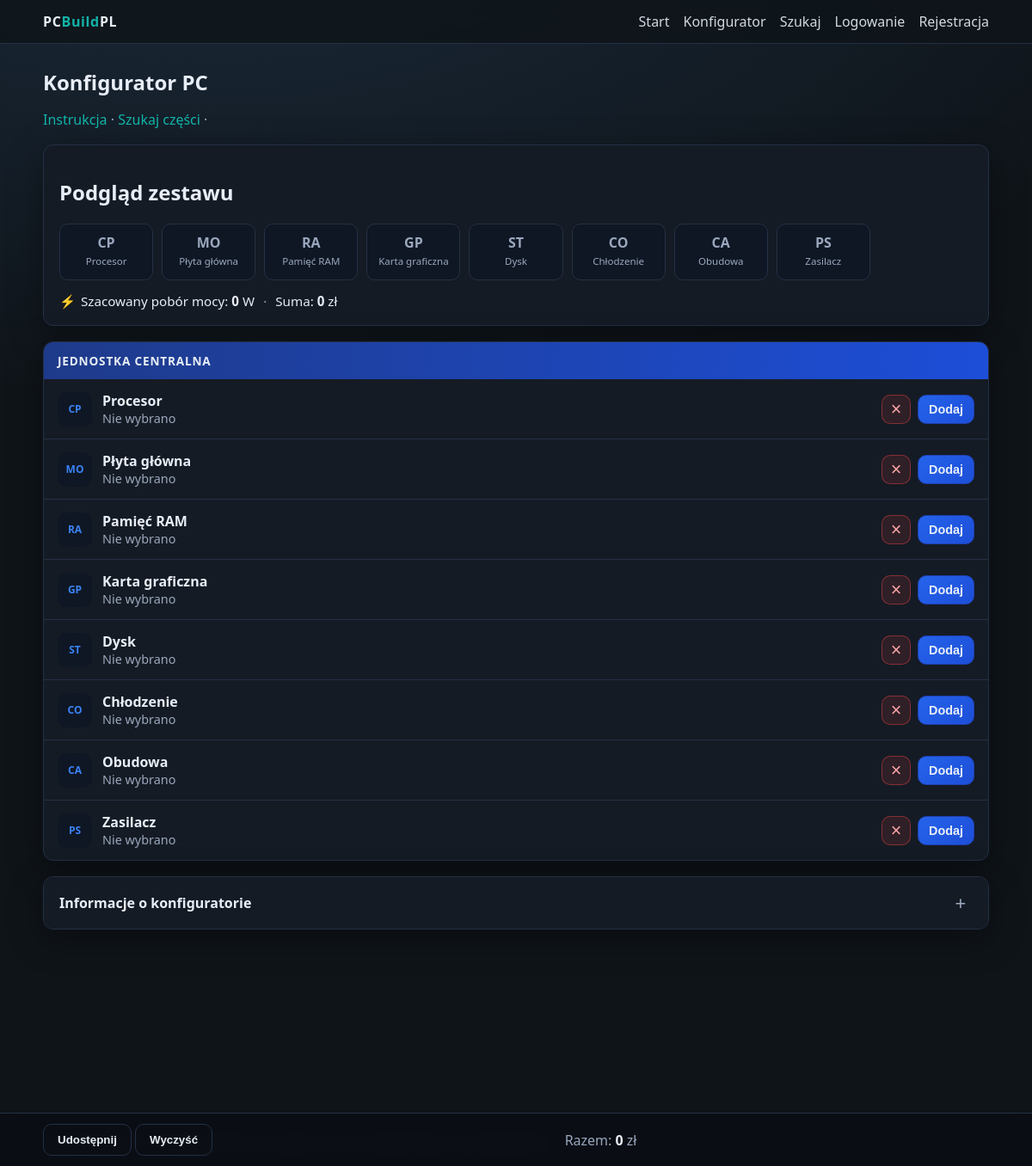
Page /konfigurator/ on the committed database.
### builder/models.py (models this page shows, shortened)
class Category(models.Model):
    slug = models.SlugField(unique=True)
    name_pl = models.CharField("Nazwa (PL)", max_length=120)
    sort_order = models.PositiveIntegerField(default=0)
    class Meta:
        ordering = ["sort_order", "slug"]
        verbose_name = "Kategoria"
        verbose_name_plural = "Kategorie"

### builder/views.py (the view)
# urls.py: path("konfigurator/", views.builder_view, name="builder"),
def builder_view(request: HttpRequest):
    categories = list(Category.objects.all().order_by("sort_order", "slug"))
    selection = get_selection(request)
    price, power = totals(selection)
    by_category = validate_build_by_category(selection)
    statuses = category_status(selection, by_category)
    issues = validate_build(selection)
    icon_tiles = [
        {
            "slug": cat.slug,
            "abbr": cat.slug[:2].upper(),
            "name_pl": cat.name_pl,
            "status": statuses.get(cat.slug, "empty"),
            "issues": by_category.get(cat.slug, []),
        }
        for cat in categories
    ]
    return render(
        request,
        "builder/builder.html",
        {
            "categories": categories,
            "icon_tiles": icon_tiles,
            "selection": selection,
            "total_price": price,
            "total_power": power,
            "issues": issues,
            "has_psu_error": bool(by_category.get("psu")),
            "category_order": CATEGORY_ORDER,
        },
    )

### builder/compatibility.py (called while the page is built, shortened)
def _by_slug(selection: dict[str, int | None]) -> dict[str, Component | None]:
    out: dict[str, Component | None] = {}
    for slug, pk in selection.items():
        if not pk:
            out[slug] = None
            continue
        try:
            out[slug] = Component.objects.select_related("category").get(pk=pk)
        except Component.DoesNotExist:
            out[slug] = None
    return out

def _empty_category_issues(slugs: list[str] | dict) -> dict[str, list[str]]:
    keys = slugs if isinstance(slugs, list) else list(slugs.keys())
    return {slug: [] for slug in keys}

def validate_build_by_category(selection: dict[str, int | None]) -> dict[str, list[str]]:
    parts = _by_slug(selection)
    by_cat = _empty_category_issues(selection)
    cpu = parts.get("cpu")
    mb = parts.get("motherboard")
    ram = parts.get("ram")
    storage = parts.get("storage")
    psu = parts.get("psu")
    case = parts.get("case")
    cooler = parts.get("cooler")
    if ram and mb:
        rt_ram = _spec(ram, "ram_type")
        rt_mb = _spec(mb, "ram_type")
        if rt_ram and rt_mb and str(rt_ram).upper() != str(rt_mb).upper():
            msg = f"Pamięć RAM ({ram.name}) to {_fmt(rt_ram)}, a płyta ({mb.name}) wymaga {_fmt(rt_mb)}."
            _add_issue(by_cat, ["ram", "motherboard"], msg)
    return by_cat

def category_status(
    selection: dict[str, int | None],
    by_category: dict[str, list[str]],
) -> dict[str, str]:
    parts = _by_slug(selection)
    status: dict[str, str] = {}
    for slug in selection:
        if not parts.get(slug):
            status[slug] = "empty"
        elif by_category.get(slug):
            status[slug] = "error"
        else:
            status[slug] = "ok"
    return status

def validate_build(selection: dict[str, int | None]) -> list[str]:
    by_cat = validate_build_by_category(selection)
    seen: set[str] = set()
    flat: list[str] = []
    for msgs in by_cat.values():
        for msg in msgs:
            if msg not in seen:
                seen.add(msg)
                flat.append(msg)
    return flat

def totals(selection: dict[str, int | None]) -> tuple[Decimal, int]:
    price = Decimal("0")
    power = 0
    parts = _by_slug(selection)
    for slug, part in parts.items():
        if not part:
            continue
    return price, power

### builder/views.py (called while the page is built)
def _empty_selection() -> dict[str, int | None]:
    return {slug: None for slug in CATEGORY_ORDER}

### builder/templates/builder/builder.html (shortened to what this page needs)
{% extends "builder/base.html" %}
{% load static %}
{% block content %}
<section class="config-hero">
  <h1>Konfigurator PC</h1>
  <p class="muted">
    <a href="#info-accordion" id="info-link">Instrukcja</a> ·
    <a href="{% url 'builder:search' %}">Szukaj części</a> ·
  </p>
</section>
<section class="dashboard">
  <h2>Podgląd zestawu</h2>
  <div class="icon-strip" id="icon-strip">
    {% for tile in icon_tiles %}
      <div class="icon-tile-wrap" data-slug="{{ tile.slug }}">
        <div class="icon-tile status-{{ tile.status }}" data-slug="{{ tile.slug }}" data-status="{{ tile.status }}">
          <span class="ico">{{ tile.abbr }}</span>
          <span class="lbl">{{ tile.name_pl }}</span>
        </div>
      </div>
    {% endfor %}
  </div>
  <div class="energy-line{% if has_psu_error %} energy-error{% elif total_power %} energy-ok{% endif %}" id="energy-line">
    <span class="energy-label">
      <span class="energy-icon" aria-hidden="true">⚡</span>
      Szacowany pobór mocy:
      <strong id="hdr-power">{{ total_power }}</strong> W
    </span>
    <span class="energy-sep">·</span>
    <span>Suma: <strong id="hdr-price">{{ total_price }}</strong> zł</span>
  </div>
</section>
<section class="panel">
  <header class="panel-head"><span>jednostka centralna</span></header>
  <div class="rows" id="category-rows">
    {% for cat in categories %}
      <div class="row" data-slug="{{ cat.slug }}">
        <div class="row-main">
          <span class="row-ico">{{ cat.slug|slice:":2"|upper }}</span>
          <div>
            <div class="row-title">{{ cat.name_pl }}</div>
            <div class="row-pick muted small" id="pick-{{ cat.slug }}">Nie wybrano</div>
          </div>
        </div>
        <div class="row-actions">
          <button type="button" class="btn-icon js-remove" data-slug="{{ cat.slug }}" hidden aria-label="Usuń wybrany komponent">×</button>
          <button type="button" class="btn small primary js-open" data-slug="{{ cat.slug }}" data-name="{{ cat.name_pl }}">Dodaj</button>
        </div>
      </div>
    {% endfor %}
  </div>
</section>
{% include "builder/info_panel.html" %}
<nav class="bottom-bar">
  <div class="bottom-left">
    <button type="button" class="btn ghost" id="btn-share">Udostępnij</button>
    <button type="button" class="btn ghost" id="btn-clear">Wyczyść</button>
  </div>
  <div class="bottom-center muted" id="bottom-summary">
    Razem: <strong id="sum-price">{{ total_price }}</strong> zł
  </div>
</nav>
{% endblock %}

### builder/templates/builder/base.html (shortened to what this page needs)
{% load static %}
<!DOCTYPE html>
<html lang="pl">
<head>
  <link rel="stylesheet" href="{% static 'builder/css/style.css' %}?v=13">
</head>
<body>
  <header class="site-header">
    <div class="wrap header-inner">
      <a class="logo" href="{% url 'builder:index' %}">PC<span>Build</span>PL</a>
      <nav class="nav">
        <a href="{% url 'builder:index' %}">Start</a>
        <a href="{% url 'builder:builder' %}">Konfigurator</a>
        <a href="{% url 'builder:search' %}">Szukaj</a>
        {% if user.is_authenticated %}
          <a href="{% url 'builder:my_builds' %}">Moje zestawy</a>
          <form class="inline-logout" action="{% url 'logout' %}" method="post">
            {% csrf_token %}
            <button type="submit" class="linkish">Wyloguj</button>
          </form>
        {% else %}
          <a href="{% url 'login' %}">Logowanie</a>
          <a href="{% url 'builder:register' %}">Rejestracja</a>
        {% endif %}
      </nav>
    </div>
  </header>
  <main class="wrap">{% block content %}{% endblock %}</main>
  <footer class="site-footer">
    <div class="wrap muted">Konfigurator PC — wersja demonstracyjna. Ceny i specyfikacje są przykładowe.</div>
  </footer>
</body>
</html>

### builder/templates/builder/info_panel.html (shortened to what this page needs)
<section class="info-accordion" id="info-accordion">
  <button type="button" class="info-accordion-trigger" id="info-accordion-trigger" aria-expanded="false" aria-controls="info-accordion-body">
    <span class="info-accordion-title">Informacje o konfiguratorie</span>
    <span class="info-accordion-icon" aria-hidden="true">+</span>
  </button>
</section>

### rows in the picture
Category: name_pl "Procesor", slug "CP", name_pl "Procesor"
Category: name_pl "Płyta główna", slug "MO", name_pl "Płyta główna"
Category: name_pl "Pamięć RAM", slug "RA", name_pl "Pamięć RAM"
Category: name_pl "Karta graficzna", slug "GP", name_pl "Karta graficzna"
Category: name_pl "Dysk", slug "ST", name_pl "Dysk"
Category: name_pl "Chłodzenie", slug "CO", name_pl "Chłodzenie"
Category: name_pl "Obudowa", slug "CA", name_pl "Obudowa"
Category: name_pl "Zasilacz", slug "PS", name_pl "Zasilacz"

### other values in the picture
{{ tile.abbr }} "CP" "MO" "RA" "GP" "ST" "CO" "CA" "PS"
{{ total_power }} "0"
{{ total_price }} "0"
